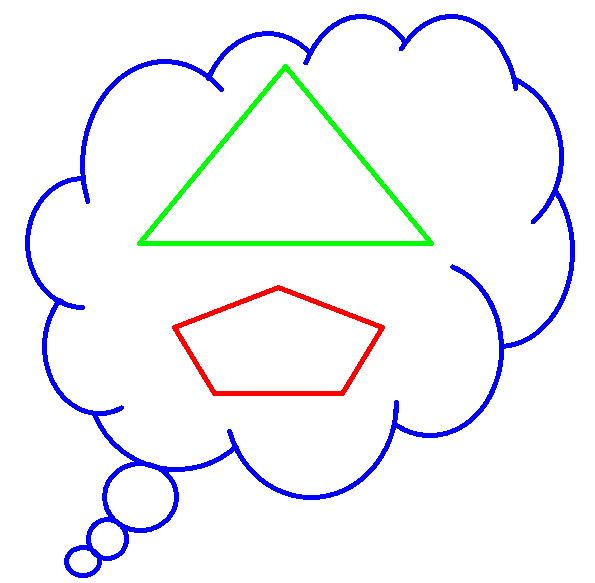
#> input picture Minggu ke-1/tantangan.png, 595 x 583 px
$ jupyter execute task1.ipynb
#> lines starting #> are read from the running program, lines starting #| are printed output that depends on the picture; after the words box and inside, x2 and y2 are one past the last pixel; in counts of white or black regions, pixels touching at a corner belong together
[cell 1]
from PIL import Image
import cv2
from IPython.display import display

img = cv2.imread('tantangan.png')
#> img is the input picture: shape (583, 595, 3); mean B, G, R 250.4, 244.1, 243.2
img = cv2.cvtColor(img, cv2.COLOR_BGR2RGB)
display (Image.fromarray(img))

[cell 2]
r , g, b = cv2.split(img)
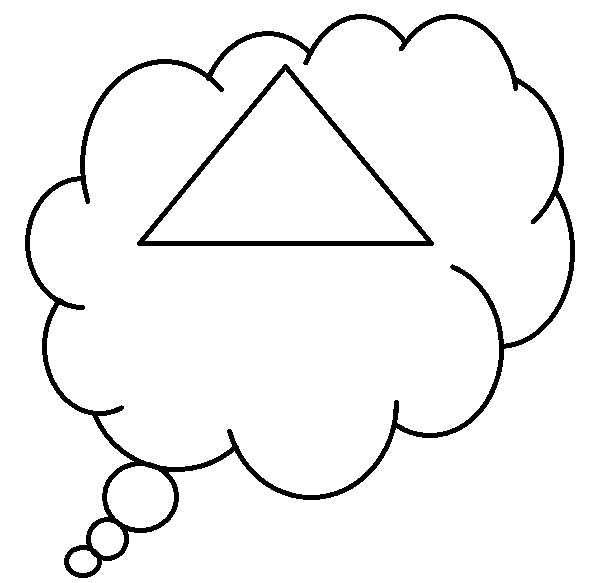
#> r: shape (583, 595); 95.4% white; 2 black regions, box (x1, y1, x2, y2) and area: (25, 14, 575, 578) 12269, (137, 64, 434, 246) 3729
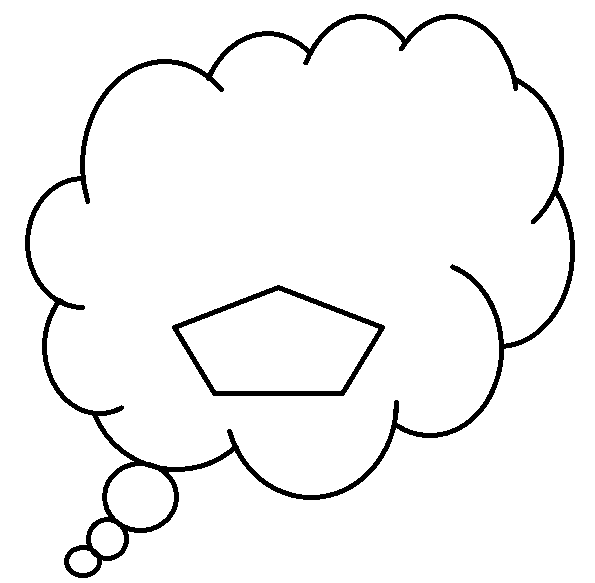
#> g: shape (583, 595); 95.7% white; 2 black regions, box (x1, y1, x2, y2) and area: (25, 14, 575, 578) 12269, (172, 285, 385, 396) 2534
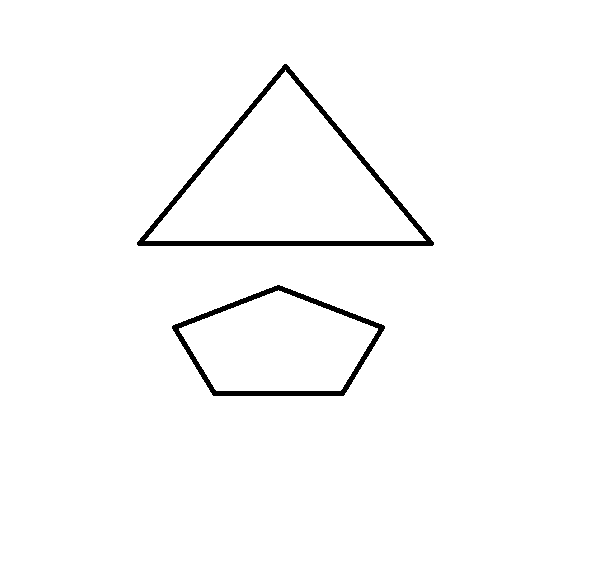
#> b: shape (583, 595); 98.2% white; 2 black regions, box (x1, y1, x2, y2) and area: (137, 64, 434, 246) 3729, (172, 285, 385, 396) 2534
print ("RED:", r)
#> (printed output is left out)
print("GREEN:", g)
#> (printed output is left out)
print("BLUE:", b)
#> (printed output is left out)

[cell 3]
import numpy as np
import copy

lower_red = np.array([255, 0, 0])
upper_red = np.array([255, 0, 0])
red_mask = cv2.inRange(img, lower_red, upper_red)
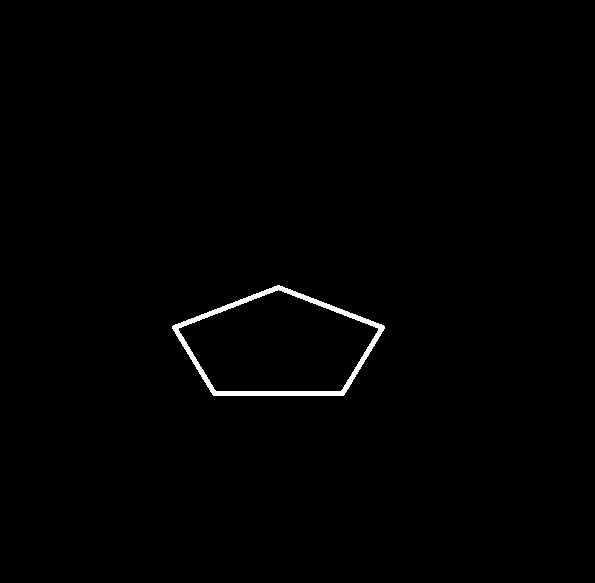
#> red_mask: shape (583, 595); 0.73% white; 1 white region, box (x1, y1, x2, y2) and area: (172, 285, 385, 396) 2534

img[red_mask > 0] = [255, 255, 0]
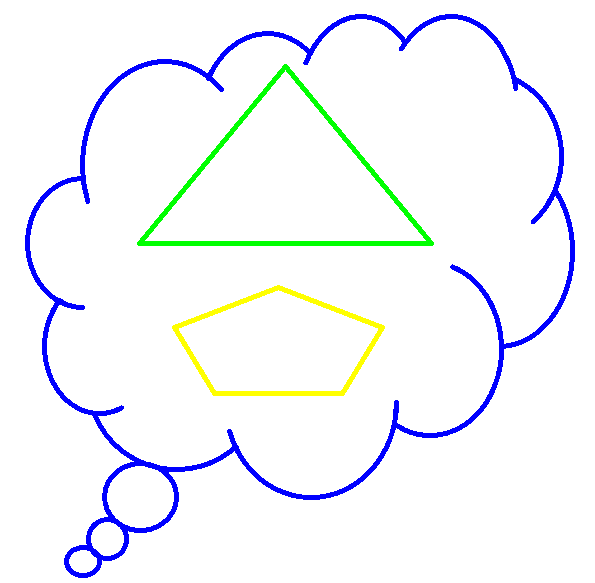
#> img: shape (583, 595, 3); mean R, G, B 243.2, 246, 250.4

lower_green = np.array([0, 255, 0])
upper_green = np.array([0, 255, 0])
green_mask = cv2.inRange(img, lower_green, upper_green)
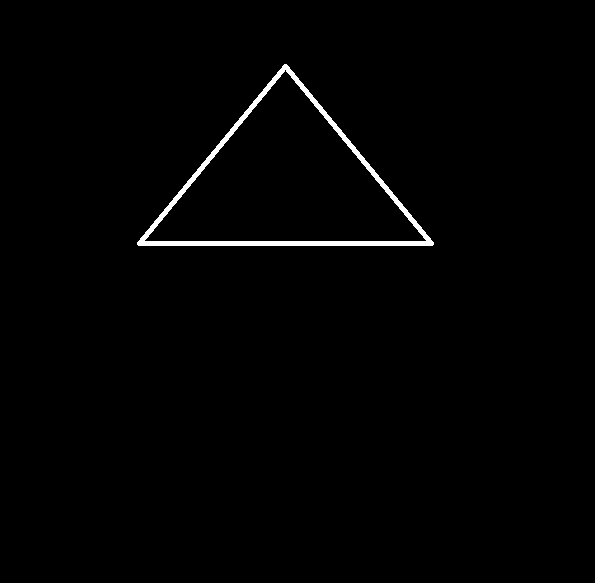
#> green_mask: shape (583, 595); 1.1% white; 1 white region, box (x1, y1, x2, y2) and area: (137, 64, 434, 246) 3729

img[green_mask > 0] = [0, 255, 255]
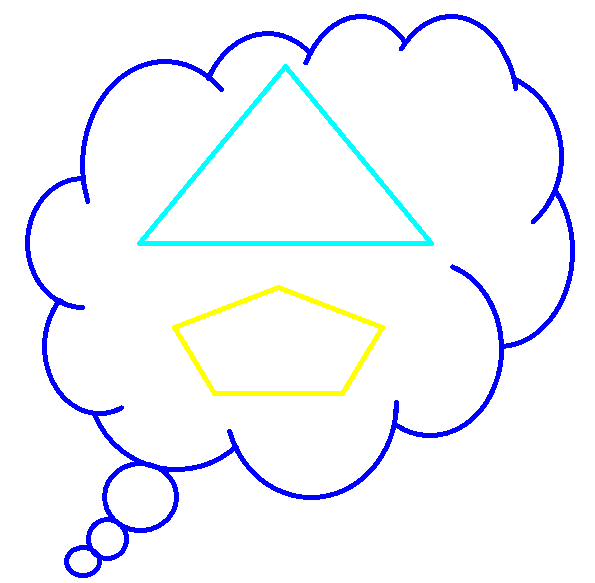
#> img: shape (583, 595, 3); 1.07% of pixels changed, all inside (x1, y1, x2, y2) = (137, 64, 434, 246)

lower_blue = np.array([0, 0, 255])
upper_blue = np.array([0, 0, 255])
blue_mask = cv2.inRange(img, lower_blue, upper_blue)
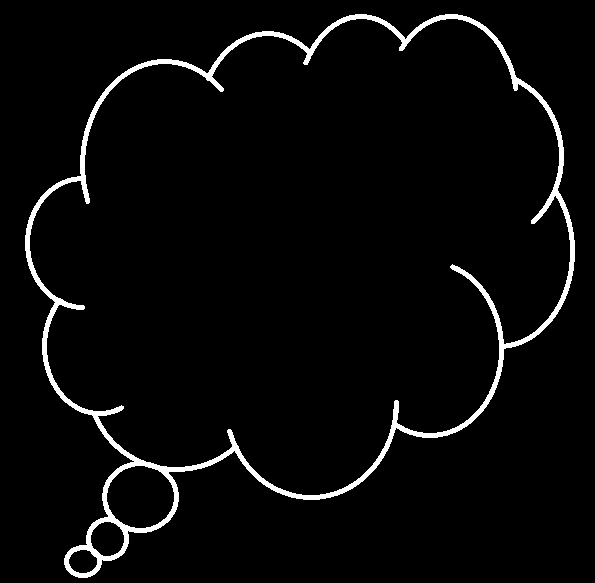
#> blue_mask: shape (583, 595); 3.5% white; 1 white region, box (x1, y1, x2, y2) and area: (25, 14, 575, 578) 12269

img[blue_mask > 0] = [255, 0, 255]
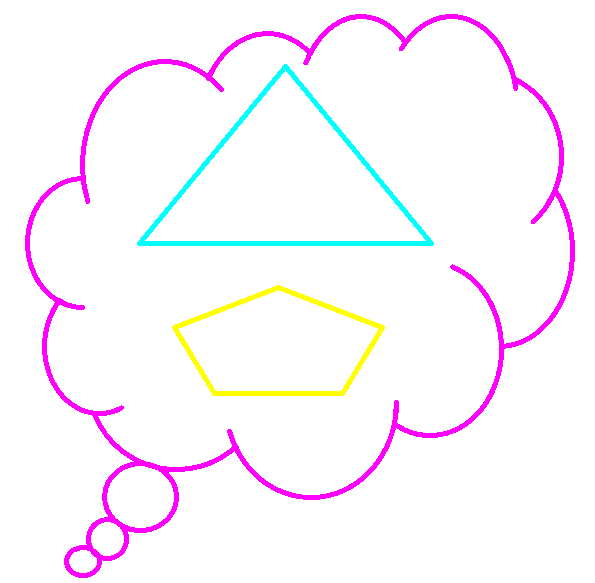
#> img: shape (583, 595, 3); 3.54% of pixels changed, all inside (x1, y1, x2, y2) = (25, 14, 575, 578)

display(Image.fromarray(img))

$ run again, with Minggu ke-1/R.png copied over Minggu ke-1/tantangan.png
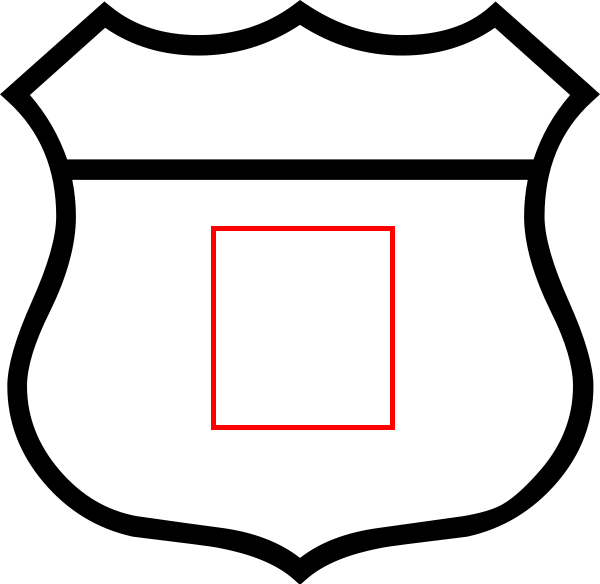
#> input picture Minggu ke-1/R.png, 600 x 584 px
#> img is the input picture: shape (584, 600, 3); mean B, G, R 215.6, 215.6, 218.3
#> (printed output is left out)
#> (printed output is left out)
#> (printed output is left out)
#> `red_mask = cv2.inRange(img, lower_red, upper_red)`:
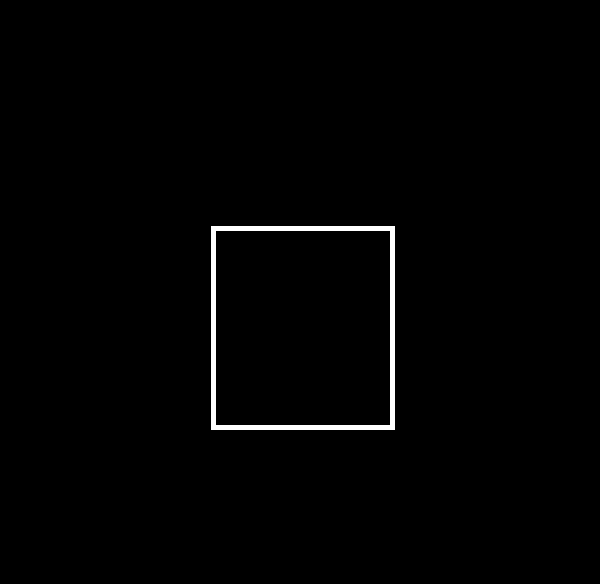
#> red_mask: shape (584, 600); 1.1% white; 1 white region, box (x1, y1, x2, y2) and area: (211, 226, 395, 430) 3780
#> `img[red_mask > 0] = [255, 255, 0]`:
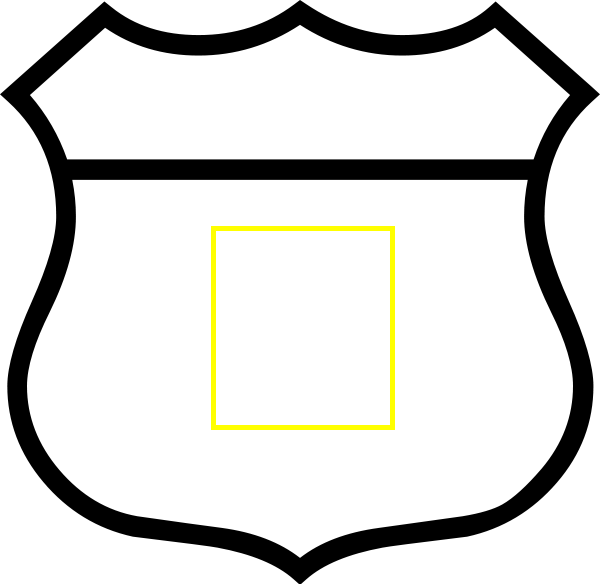
#> img: shape (584, 600, 3); mean R, G, B 218.3, 218.3, 215.6
#> green_mask: shape (584, 600); every value is 0
